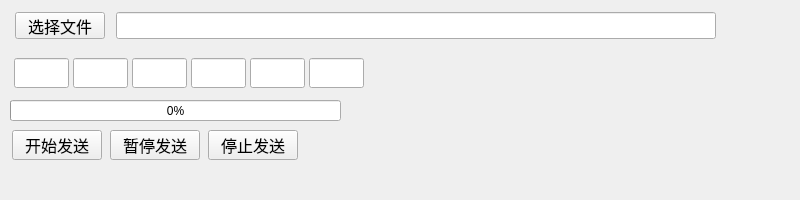
<?xml version="1.0" encoding="UTF-8"?>
<ui version="4.0">
 <class>CTrans</class>
 <widget class="QWidget" name="CTrans">
  <property name="geometry">
   <rect>
    <x>0</x>
    <y>0</y>
    <width>800</width>
    <height>200</height>
   </rect>
  </property>
  <property name="minimumSize">
   <size>
    <width>800</width>
    <height>200</height>
   </size>
  </property>
  <property name="maximumSize">
   <size>
    <width>800</width>
    <height>200</height>
   </size>
  </property>
  <property name="windowTitle">
   <string>Form</string>
  </property>
  <widget class="QWidget" name="horizontalLayoutWidget_3">
   <property name="geometry">
    <rect>
     <x>10</x>
     <y>50</y>
     <width>361</width>
     <height>41</height>
    </rect>
   </property>
   <layout class="QHBoxLayout" name="horizontalLayout_3">
    <property name="spacing">
     <number>0</number>
    </property>
    <item>
     <widget class="QLineEdit" name="lineEdit_p1">
      <property name="minimumSize">
       <size>
        <width>55</width>
        <height>30</height>
       </size>
      </property>
      <property name="maximumSize">
       <size>
        <width>40</width>
        <height>25</height>
       </size>
      </property>
      <property name="readOnly">
       <bool>true</bool>
      </property>
     </widget>
    </item>
    <item>
     <widget class="QLineEdit" name="lineEdit_p2">
      <property name="minimumSize">
       <size>
        <width>55</width>
        <height>30</height>
       </size>
      </property>
      <property name="maximumSize">
       <size>
        <width>40</width>
        <height>25</height>
       </size>
      </property>
      <property name="readOnly">
       <bool>true</bool>
      </property>
     </widget>
    </item>
    <item>
     <widget class="QLineEdit" name="lineEdit_p3">
      <property name="minimumSize">
       <size>
        <width>55</width>
        <height>30</height>
       </size>
      </property>
      <property name="maximumSize">
       <size>
        <width>40</width>
        <height>25</height>
       </size>
      </property>
      <property name="readOnly">
       <bool>true</bool>
      </property>
     </widget>
    </item>
    <item>
     <widget class="QLineEdit" name="lineEdit_p4">
      <property name="minimumSize">
       <size>
        <width>55</width>
        <height>30</height>
       </size>
      </property>
      <property name="maximumSize">
       <size>
        <width>40</width>
        <height>25</height>
       </size>
      </property>
      <property name="readOnly">
       <bool>true</bool>
      </property>
     </widget>
    </item>
    <item>
     <widget class="QLineEdit" name="lineEdit_p5">
      <property name="minimumSize">
       <size>
        <width>55</width>
        <height>30</height>
       </size>
      </property>
      <property name="maximumSize">
       <size>
        <width>40</width>
        <height>25</height>
       </size>
      </property>
      <property name="readOnly">
       <bool>true</bool>
      </property>
     </widget>
    </item>
    <item>
     <widget class="QLineEdit" name="lineEdit_p6">
      <property name="minimumSize">
       <size>
        <width>55</width>
        <height>30</height>
       </size>
      </property>
      <property name="maximumSize">
       <size>
        <width>40</width>
        <height>25</height>
       </size>
      </property>
      <property name="readOnly">
       <bool>true</bool>
      </property>
     </widget>
    </item>
   </layout>
  </widget>
  <widget class="QWidget" name="horizontalLayoutWidget_2">
   <property name="geometry">
    <rect>
     <x>10</x>
     <y>10</y>
     <width>711</width>
     <height>31</height>
    </rect>
   </property>
   <layout class="QHBoxLayout" name="horizontalLayout_6">
    <item>
     <widget class="QPushButton" name="pushButton_ChoseFile">
      <property name="maximumSize">
       <size>
        <width>90</width>
        <height>27</height>
       </size>
      </property>
      <property name="font">
       <font>
        <pointsize>12</pointsize>
       </font>
      </property>
      <property name="text">
       <string>选择文件</string>
      </property>
     </widget>
    </item>
    <item>
     <widget class="QLineEdit" name="lineEdit_pathDisplay">
      <property name="minimumSize">
       <size>
        <width>600</width>
        <height>0</height>
       </size>
      </property>
      <property name="maximumSize">
       <size>
        <width>600</width>
        <height>27</height>
       </size>
      </property>
      <property name="readOnly">
       <bool>true</bool>
      </property>
     </widget>
    </item>
   </layout>
  </widget>
  <widget class="QProgressBar" name="progressBar">
   <property name="geometry">
    <rect>
     <x>10</x>
     <y>100</y>
     <width>331</width>
     <height>21</height>
    </rect>
   </property>
   <property name="value">
    <number>0</number>
   </property>
   <property name="orientation">
    <enum>Qt::Orientation::Horizontal</enum>
   </property>
   <property name="invertedAppearance">
    <bool>false</bool>
   </property>
   <property name="textDirection">
    <enum>QProgressBar::Direction::TopToBottom</enum>
   </property>
  </widget>
  <widget class="QWidget" name="horizontalLayoutWidget_4">
   <property name="geometry">
    <rect>
     <x>10</x>
     <y>130</y>
     <width>291</width>
     <height>31</height>
    </rect>
   </property>
   <layout class="QHBoxLayout" name="horizontalLayout_2">
    <item>
     <widget class="QPushButton" name="pushButton_BeginTrans">
      <property name="minimumSize">
       <size>
        <width>90</width>
        <height>27</height>
       </size>
      </property>
      <property name="maximumSize">
       <size>
        <width>90</width>
        <height>30</height>
       </size>
      </property>
      <property name="font">
       <font>
        <pointsize>12</pointsize>
       </font>
      </property>
      <property name="text">
       <string>开始发送</string>
      </property>
     </widget>
    </item>
    <item>
     <widget class="QPushButton" name="pushButton_PauseTrans">
      <property name="minimumSize">
       <size>
        <width>90</width>
        <height>27</height>
       </size>
      </property>
      <property name="maximumSize">
       <size>
        <width>90</width>
        <height>30</height>
       </size>
      </property>
      <property name="font">
       <font>
        <pointsize>12</pointsize>
       </font>
      </property>
      <property name="text">
       <string>暂停发送</string>
      </property>
     </widget>
    </item>
    <item>
     <widget class="QPushButton" name="pushButton_StopTrans">
      <property name="minimumSize">
       <size>
        <width>90</width>
        <height>27</height>
       </size>
      </property>
      <property name="maximumSize">
       <size>
        <width>90</width>
        <height>30</height>
       </size>
      </property>
      <property name="font">
       <font>
        <pointsize>12</pointsize>
       </font>
      </property>
      <property name="text">
       <string>停止发送</string>
      </property>
     </widget>
    </item>
   </layout>
  </widget>
 </widget>
 <resources/>
 <connections/>
</ui>
